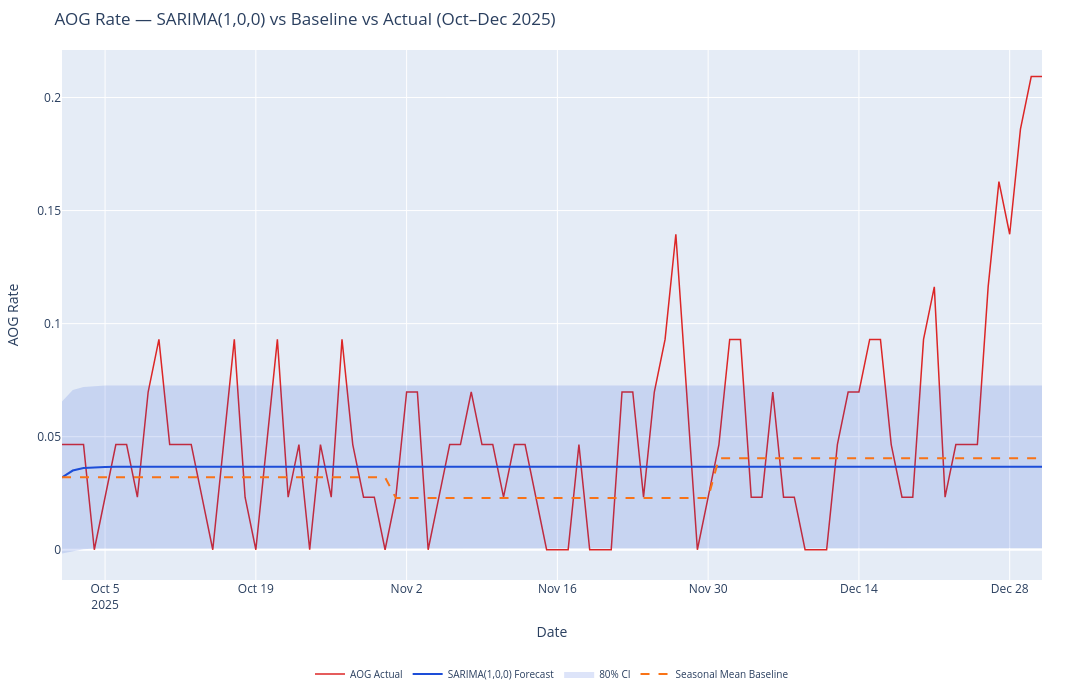

Notebook source saved alongside this figure:
### Code cell
# ── Section 3: AOG Model — SARIMA(1,0,0) ──────────────────────────

from statsmodels.tsa.arima.model import ARIMA
from statsmodels.tsa.stattools import adfuller
import warnings
warnings.filterwarnings("ignore")   # statsmodels is verbose

# ── Step 1: Stationarity test (ADF test) ──────────────────────────
# Before fitting any ARIMA, confirm our d=0 assumption for AOG
# ADF test null hypothesis: series HAS a unit root (non-stationary)
# If p-value < 0.05 → reject null → series IS stationary → d=0 correct

aog_train = df_train["aog_rate"].to_numpy()

adf_result = adfuller(aog_train, autolag="AIC")
print("── ADF Stationarity Test: AOG ──")
print(f"  ADF Statistic : {adf_result[0]:.4f}")
print(f"  p-value       : {adf_result[1]:.4f}")
print(f"  Verdict       : {'STATIONARY ✅ (d=0)' if adf_result[1] < 0.05 else 'NON-STATIONARY ⚠️ (consider d=1)'}")

# ── Step 2: Fit SARIMA(1,0,0) on training data ────────────────────
model_aog = ARIMA(
    aog_train,
    order=(1, 0, 0),   # p=1, d=0, q=0
)
fitted_aog = model_aog.fit()

print("\n── Model Summary (key lines) ──")
print(f"  AR coefficient (phi) : {fitted_aog.params[1]:.4f}")
print(f"  Intercept            : {fitted_aog.params[0]:.4f}")
print(f"  AIC                  : {fitted_aog.aic:.2f}")
print(f"  BIC                  : {fitted_aog.bic:.2f}")

# ── Step 3: Forecast the validation period (92 days) ──────────────
# get_forecast gives us both point forecast + confidence intervals
forecast_obj  = fitted_aog.get_forecast(steps=len(df_val))
aog_val_pred  = forecast_obj.predicted_mean
aog_val_ci    = forecast_obj.conf_int(alpha=0.2)  # 80% CI

# ── Step 4: Evaluate vs baseline ──────────────────────────────────
aog_actual = df_val["aog_rate"].to_numpy()

rmse_sarima   = np.sqrt(np.mean((aog_actual - aog_val_pred) ** 2))
mae_sarima    = np.mean(np.abs(aog_actual - aog_val_pred))
rmse_baseline = results_baseline["aog_rate"]["RMSE"]
mae_baseline  = results_baseline["aog_rate"]["MAE"]

print("\n── AOG Evaluation: SARIMA(1,0,0) vs Baseline ──")
print(f"{'':20s}  {'RMSE':>10}  {'MAE':>10}")
print(f"{'Baseline':20s}  {rmse_baseline:>10.6f}  {mae_baseline:>10.6f}")
print(f"{'SARIMA(1,0,0)':20s}  {rmse_sarima:>10.6f}  {mae_sarima:>10.6f}")
improvement = (rmse_baseline - rmse_sarima) / rmse_baseline * 100
print(f"\nRMSE improvement over baseline: {improvement:.1f}%")

# ── Step 5: Plot forecast vs actuals ──────────────────────────────
val_dates = df_val["DATE_DAY"].to_list()

fig = go.Figure()

# actuals
fig.add_trace(go.Scatter(
    x=val_dates, y=aog_actual,
    mode="lines", name="AOG Actual",
    line=dict(color="#dc2626", width=1.5)
))

# SARIMA forecast
fig.add_trace(go.Scatter(
    x=val_dates, y=aog_val_pred,
    mode="lines", name="SARIMA(1,0,0) Forecast",
    line=dict(color="#1d4ed8", width=2)
))

# 80% confidence interval
fig.add_trace(go.Scatter(
    x=val_dates + val_dates[::-1],
    y=list(aog_val_ci[:, 1]) + list(aog_val_ci[:, 0])[::-1],
    fill="toself", fillcolor="rgba(29,78,216,0.15)",
    line=dict(width=0), name="80% CI"
))

# baseline
baseline_vals = df_val.with_columns(
    pl.col("DATE_DAY").dt.month().alias("month")
).join(monthly_means, on="month").select("aog_rate_baseline").to_series().to_list()
fig.add_trace(go.Scatter(
    x=val_dates, y=baseline_vals,
    mode="lines", name="Seasonal Mean Baseline",
    line=dict(color="#f97316", width=2, dash="dash")
))

fig.update_layout(
    title="AOG Rate — SARIMA(1,0,0) vs Baseline vs Actual (Oct–Dec 2025)",
    xaxis_title="Date", yaxis_title="AOG Rate",
    **PLOT_CFG
)
fig.show()

### Figure 1 — Plotly figure (JSON) as saved in the notebook; plotly's stock layout.template omitted (floating-point values rounded to 4 significant figures; data arrays with more than 128 entries replaced by an {"elided": "..."} marker saying what was removed)
{"data": [{"line": {"color": "#dc2626", "width": 1.5}, "mode": "lines", "name": "AOG Actual", "type": "scatter", "x": ["2025-10-01", "2025-10-02", "2025-10-03", "2025-10-04", "2025-10-05", "2025-10-06", "2025-10-07", "2025-10-08", "2025-10-09", "2025-10-10", "2025-10-11", "2025-10-12", "2025-10-13", "2025-10-14", "2025-10-15", "2025-10-16", "2025-10-17", "2025-10-18", "2025-10-19", "2025-10-20", "2025-10-21", "2025-10-22", "2025-10-23", "2025-10-24", "2025-10-25", "2025-10-26", "2025-10-27", "2025-10-28", "2025-10-29", "2025-10-30", "2025-10-31", "2025-11-01", "2025-11-02", "2025-11-03", "2025-11-04", "2025-11-05", "2025-11-06", "2025-11-07", "2025-11-08", "2025-11-09", "2025-11-10", "2025-11-11", "2025-11-12", "2025-11-13", "2025-11-14", "2025-11-15", "2025-11-16", "2025-11-17", "2025-11-18", "2025-11-19", "2025-11-20", "2025-11-21", "2025-11-22", "2025-11-23", "2025-11-24", "2025-11-25", "2025-11-26", "2025-11-27", "2025-11-28", "2025-11-29", "2025-11-30", "2025-12-01", "2025-12-02", "2025-12-03", "2025-12-04", "2025-12-05", "2025-12-06", "2025-12-07", "2025-12-08", "2025-12-09", "2025-12-10", "2025-12-11", "2025-12-12", "2025-12-13", "2025-12-14", "2025-12-15", "2025-12-16", "2025-12-17", "2025-12-18", "2025-12-19", "2025-12-20", "2025-12-21", "2025-12-22", "2025-12-23", "2025-12-24", "2025-12-25", "2025-12-26", "2025-12-27", "2025-12-28", "2025-12-29", "2025-12-30", "2025-12-31"], "y": [0.04651, 0.04651, 0.04651, 0.0, 0.02326, 0.04651, 0.04651, 0.02326, 0.06977, 0.09302, 0.04651, 0.04651, 0.04651, 0.02326, 0.0, 0.04651, 0.09302, 0.02326, 0.0, 0.04651, 0.09302, 0.02326, 0.04651, 0.0, 0.04651, 0.02326, 0.09302, 0.04651, 0.02326, 0.02326, 0.0, 0.02326, 0.06977, 0.06977, 0.0, 0.02326, 0.04651, 0.04651, 0.06977, 0.04651, 0.04651, 0.02326, 0.04651, 0.04651, 0.02326, 0.0, 0.0, 0.0, 0.04651, 0.0, 0.0, 0.0, 0.06977, 0.06977, 0.02326, 0.06977, 0.09302, 0.1395, 0.06977, 0.0, 0.02326, 0.04651, 0.09302, 0.09302, 0.02326, 0.02326, 0.06977, 0.02326, 0.02326, 0.0, 0.0, 0.0, 0.04651, 0.06977, 0.06977, 0.09302, 0.09302, 0.04651, 0.02326, 0.02326, 0.09302, 0.1163, 0.02326, 0.04651, 0.04651, 0.04651, 0.1163, 0.1628, 0.1395, 0.186, 0.2093, 0.2093]}, {"line": {"color": "#1d4ed8", "width": 2}, "mode": "lines", "name": "SARIMA(1,0,0) Forecast", "type": "scatter", "x": ["2025-10-01", "2025-10-02", "2025-10-03", "2025-10-04", "2025-10-05", "2025-10-06", "2025-10-07", "2025-10-08", "2025-10-09", "2025-10-10", "2025-10-11", "2025-10-12", "2025-10-13", "2025-10-14", "2025-10-15", "2025-10-16", "2025-10-17", "2025-10-18", "2025-10-19", "2025-10-20", "2025-10-21", "2025-10-22", "2025-10-23", "2025-10-24", "2025-10-25", "2025-10-26", "2025-10-27", "2025-10-28", "2025-10-29", "2025-10-30", "2025-10-31", "2025-11-01", "2025-11-02", "2025-11-03", "2025-11-04", "2025-11-05", "2025-11-06", "2025-11-07", "2025-11-08", "2025-11-09", "2025-11-10", "2025-11-11", "2025-11-12", "2025-11-13", "2025-11-14", "2025-11-15", "2025-11-16", "2025-11-17", "2025-11-18", "2025-11-19", "2025-11-20", "2025-11-21", "2025-11-22", "2025-11-23", "2025-11-24", "2025-11-25", "2025-11-26", "2025-11-27", "2025-11-28", "2025-11-29", "2025-11-30", "2025-12-01", "2025-12-02", "2025-12-03", "2025-12-04", "2025-12-05", "2025-12-06", "2025-12-07", "2025-12-08", "2025-12-09", "2025-12-10", "2025-12-11", "2025-12-12", "2025-12-13", "2025-12-14", "2025-12-15", "2025-12-16", "2025-12-17", "2025-12-18", "2025-12-19", "2025-12-20", "2025-12-21", "2025-12-22", "2025-12-23", "2025-12-24", "2025-12-25", "2025-12-26", "2025-12-27", "2025-12-28", "2025-12-29", "2025-12-30", "2025-12-31"], "y": [0.03195, 0.03503, 0.03613, 0.03652, 0.03665, 0.0367, 0.03672, 0.03673, 0.03673, 0.03673, 0.03673, 0.03673, 0.03673, 0.03673, 0.03673, 0.03673, 0.03673, 0.03673, 0.03673, 0.03673, 0.03673, 0.03673, 0.03673, 0.03673, 0.03673, 0.03673, 0.03673, 0.03673, 0.03673, 0.03673, 0.03673, 0.03673, 0.03673, 0.03673, 0.03673, 0.03673, 0.03673, 0.03673, 0.03673, 0.03673, 0.03673, 0.03673, 0.03673, 0.03673, 0.03673, 0.03673, 0.03673, 0.03673, 0.03673, 0.03673, 0.03673, 0.03673, 0.03673, 0.03673, 0.03673, 0.03673, 0.03673, 0.03673, 0.03673, 0.03673, 0.03673, 0.03673, 0.03673, 0.03673, 0.03673, 0.03673, 0.03673, 0.03673, 0.03673, 0.03673, 0.03673, 0.03673, 0.03673, 0.03673, 0.03673, 0.03673, 0.03673, 0.03673, 0.03673, 0.03673, 0.03673, 0.03673, 0.03673, 0.03673, 0.03673, 0.03673, 0.03673, 0.03673, 0.03673, 0.03673, 0.03673, 0.03673]}, {"fill": "toself", "fillcolor": "rgba(29,78,216,0.15)", "line": {"width": 0}, "name": "80% CI", "type": "scatter", "x": {"elided": "184 str values"}, "y": {"elided": "184 float values"}}, {"line": {"color": "#f97316", "dash": "dash", "width": 2}, "mode": "lines", "name": "Seasonal Mean Baseline", "type": "scatter", "x": ["2025-10-01", "2025-10-02", "2025-10-03", "2025-10-04", "2025-10-05", "2025-10-06", "2025-10-07", "2025-10-08", "2025-10-09", "2025-10-10", "2025-10-11", "2025-10-12", "2025-10-13", "2025-10-14", "2025-10-15", "2025-10-16", "2025-10-17", "2025-10-18", "2025-10-19", "2025-10-20", "2025-10-21", "2025-10-22", "2025-10-23", "2025-10-24", "2025-10-25", "2025-10-26", "2025-10-27", "2025-10-28", "2025-10-29", "2025-10-30", "2025-10-31", "2025-11-01", "2025-11-02", "2025-11-03", "2025-11-04", "2025-11-05", "2025-11-06", "2025-11-07", "2025-11-08", "2025-11-09", "2025-11-10", "2025-11-11", "2025-11-12", "2025-11-13", "2025-11-14", "2025-11-15", "2025-11-16", "2025-11-17", "2025-11-18", "2025-11-19", "2025-11-20", "2025-11-21", "2025-11-22", "2025-11-23", "2025-11-24", "2025-11-25", "2025-11-26", "2025-11-27", "2025-11-28", "2025-11-29", "2025-11-30", "2025-12-01", "2025-12-02", "2025-12-03", "2025-12-04", "2025-12-05", "2025-12-06", "2025-12-07", "2025-12-08", "2025-12-09", "2025-12-10", "2025-12-11", "2025-12-12", "2025-12-13", "2025-12-14", "2025-12-15", "2025-12-16", "2025-12-17", "2025-12-18", "2025-12-19", "2025-12-20", "2025-12-21", "2025-12-22", "2025-12-23", "2025-12-24", "2025-12-25", "2025-12-26", "2025-12-27", "2025-12-28", "2025-12-29", "2025-12-30", "2025-12-31"], "y": [0.03202, 0.03202, 0.03202, 0.03202, 0.03202, 0.03202, 0.03202, 0.03202, 0.03202, 0.03202, 0.03202, 0.03202, 0.03202, 0.03202, 0.03202, 0.03202, 0.03202, 0.03202, 0.03202, 0.03202, 0.03202, 0.03202, 0.03202, 0.03202, 0.03202, 0.03202, 0.03202, 0.03202, 0.03202, 0.03202, 0.03202, 0.02292, 0.02292, 0.02292, 0.02292, 0.02292, 0.02292, 0.02292, 0.02292, 0.02292, 0.02292, 0.02292, 0.02292, 0.02292, 0.02292, 0.02292, 0.02292, 0.02292, 0.02292, 0.02292, 0.02292, 0.02292, 0.02292, 0.02292, 0.02292, 0.02292, 0.02292, 0.02292, 0.02292, 0.02292, 0.02292, 0.04051, 0.04051, 0.04051, 0.04051, 0.04051, 0.04051, 0.04051, 0.04051, 0.04051, 0.04051, 0.04051, 0.04051, 0.04051, 0.04051, 0.04051, 0.04051, 0.04051, 0.04051, 0.04051, 0.04051, 0.04051, 0.04051, 0.04051, 0.04051, 0.04051, 0.04051, 0.04051, 0.04051, 0.04051, 0.04051, 0.04051]}], "layout": {"height": 700, "legend": {"font": {"size": 10}, "orientation": "h", "x": 0.5, "xanchor": "center", "y": -0.15, "yanchor": "top"}, "margin": {"b": 120, "l": 50, "r": 50, "t": 50}, "title": {"text": "AOG Rate — SARIMA(1,0,0) vs Baseline vs Actual (Oct–Dec 2025)"}, "width": 1200, "xaxis": {"title": {"text": "Date"}}, "yaxis": {"title": {"text": "AOG Rate"}}}}
